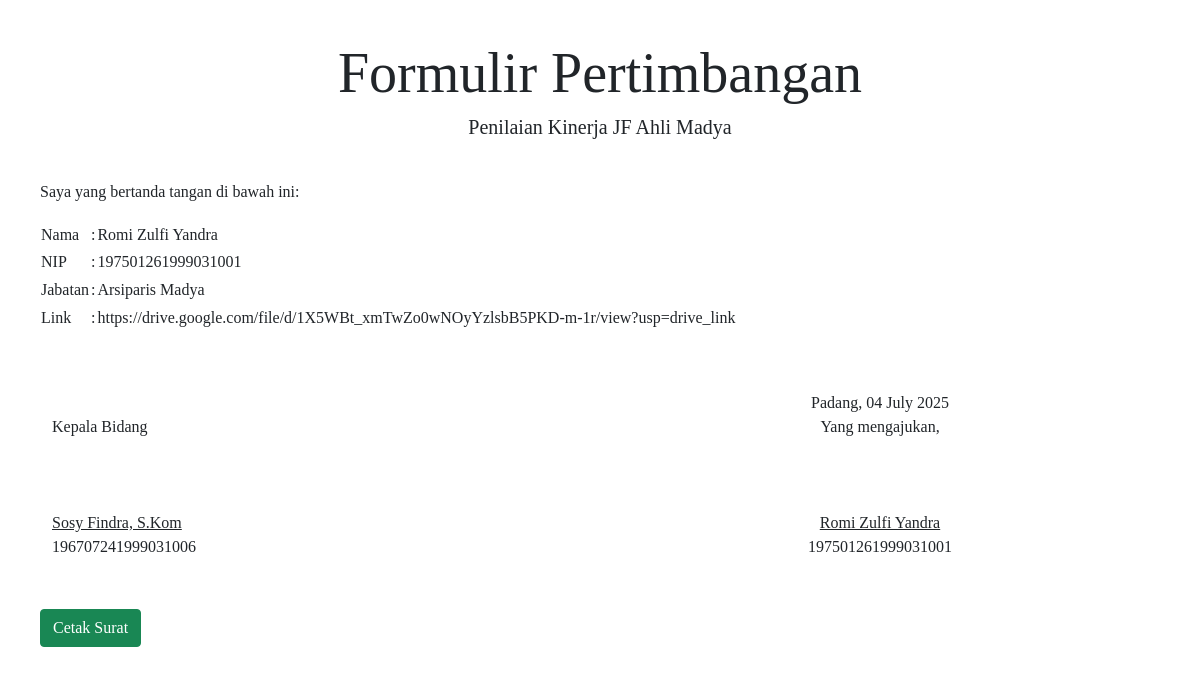
/surat.php?Nomor=5, run on the app's committed database.
### tables this page shows
CREATE TABLE `data` (
  `Nomor` int(100) NOT NULL,
  `Nama` varchar(100) NOT NULL,
  `NIP` bigint(100) NOT NULL,
  `Jabatan` varchar(100) NOT NULL,
  `Bidang` varchar(100) NOT NULL,
  `Kabid` varchar(100) NOT NULL,
  `SKP` longblob NOT NULL,
  `Link` varchar(300) NOT NULL,
  `Periode` enum('Awal','TW1','TW2','TW3','Tahunan') NOT NULL,
  `status` enum('pending','disetujui','revisi') DEFAULT NULL,
  `komentar` text NOT NULL,
  `tanggal` datetime DEFAULT current_timestamp()
);

### surat.php (the view, shortened to what this page needs)
<?php
include "koneksi.php";
$Nomor = $_GET['Nomor'];
$query = mysqli_query($connect, "SELECT * FROM data Where Nomor = $Nomor") or die(mysqli_error($connect));
$pecah = mysqli_fetch_assoc($query);
?>
<!DOCTYPE html>
<html>
<head>
    <link href="https://cdn.jsdelivr.net/npm/bootstrap@5.0.2/dist/css/bootstrap.min.css" rel="stylesheet" />
    <link rel="stylesheet" href="style.css" />
</head>
<body>
<div class="header">
    <h2 class="display-4">Formulir Pertimbangan</h2>
    <h4 class="lead">Penilaian Kinerja JF Ahli Madya</h4>
</div>
<div class="content">
    <p>Saya yang bertanda tangan di bawah ini:</p>
    <table>
        <tr><td>Nama</td><td>:</td><td><?php echo $pecah['Nama']; ?></td></tr>
        <tr><td>NIP</td><td>:</td><td><?php echo $pecah['NIP']; ?></td></tr>
        <tr><td>Jabatan</td><td>:</td><td><?php echo $pecah['Jabatan']; ?></td></tr>
        <tr><td>Link</td><td>:</td><td><?php echo $pecah['Link']; ?></td></tr>
    </table>
</div>
<section>
<div class="ttd container">
    <div class="row">
        <div class="col-sm left">
            <br>
            Kepala Bidang<br><br><br><br>
            <u><?php echo $pecah['Kabid']; ?></u><br>
            <?php
            if ($pecah['Kabid']=="Sosy Findra, S.Kom"){ echo "196707241999031006";}
            ?>
        </div>
        <div class="col-sm right">
            Padang, <?php echo date("d F Y"); ?><br>
            Yang mengajukan,<br><br><br><br>
            <u><?php echo $pecah['Nama']; ?></u><br>
            <?php echo $pecah['NIP']; ?>
        </div>
    </div>
</div>
</section>
<div class="no-print" style="margin-top: 50px;">
    <button class="btn btn-success" onclick="window.print()">Cetak Surat</button>
</div>
</body>
</html>

### surat.php (style rules this page uses)
body { font-family: 'Times New Roman', Times, serif; margin: 40px; }
.header { text-align: center; margin-bottom: 40px; }
.content { text-align: justify; line-height: 1.6; }
.ttd { margin-top: 60px; width: 100%; }
.ttd .right { float: right; text-align: center; }

### data on the page
data: Nama "Romi Zulfi Yandra", NIP "197501261999031001", Jabatan "Arsiparis Madya", Link "https://drive.google.com/file/d/1X5WBt_xmTwZo0wNOyYzlsbB5PKD-m-1r/view?usp=drive_link", Kabid "Sosy Findra, S.Kom"
